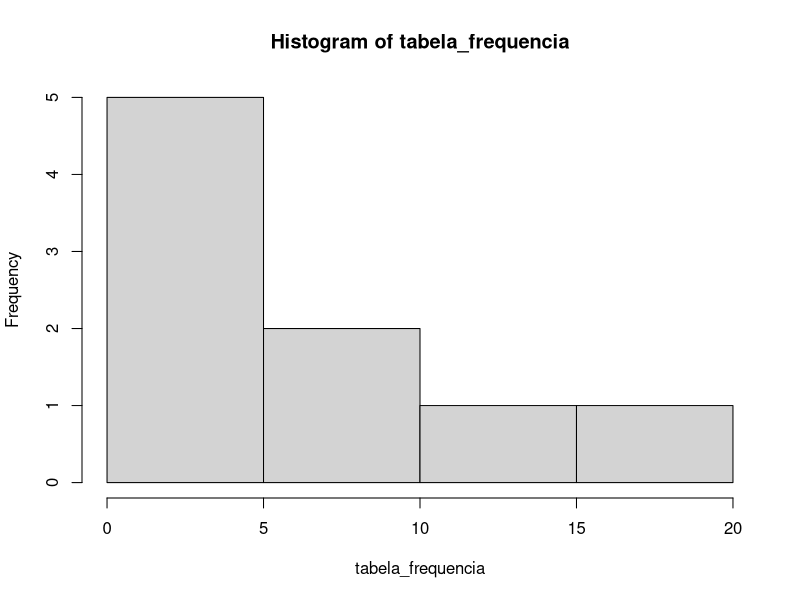
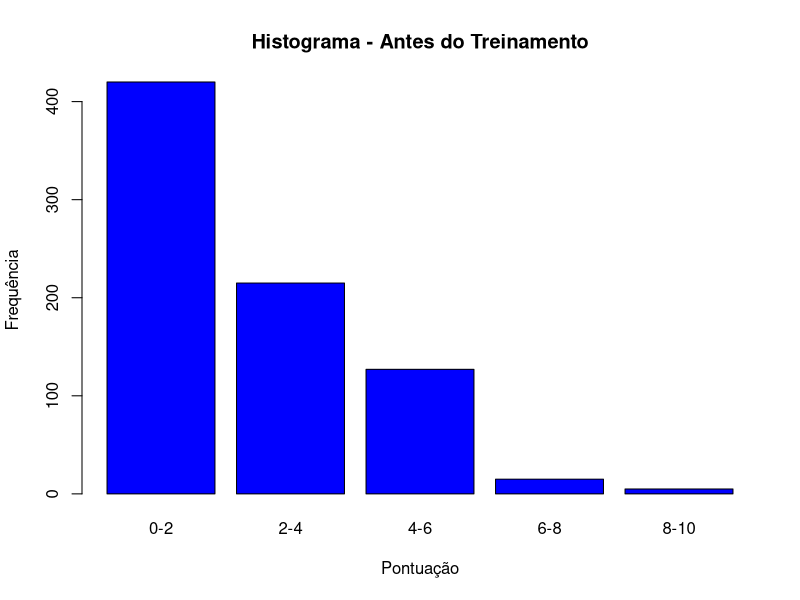
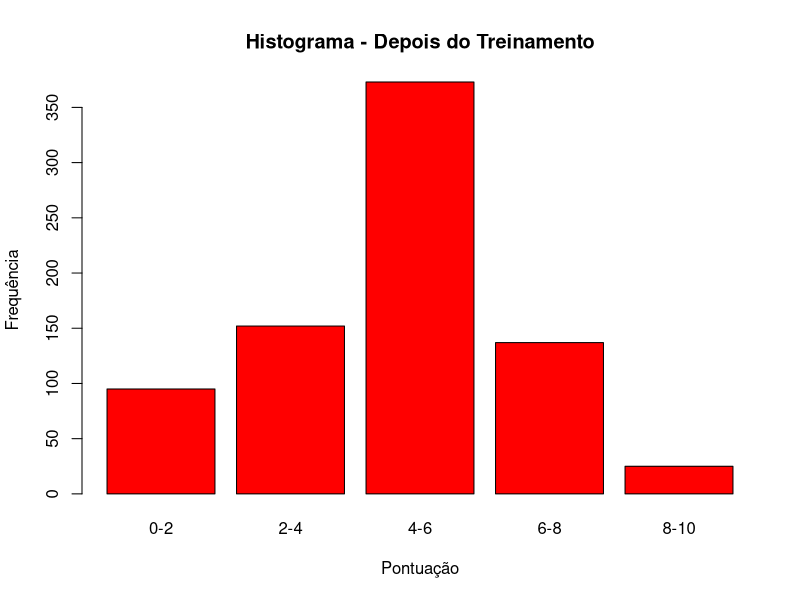

Reproduce these figures in R, in order.
numeros <- c(19.8, 20.0, 21.0, 21.1, 21.2, 21.5, 21.6, 21.7, 21.8, 21.8,
             21.9, 22.0, 22.1, 22.1, 22.1, 22.2, 22.3, 22.3, 22.3, 22.3,
             22.4, 22.4, 22.4, 22.5, 22.6, 22.6, 22.8, 23.0, 23.0, 23.1,
             23.2, 23.3, 23.5, 23.7, 23.7, 23.7, 23.8, 23.9, 23.9, 23.9,
             24.0, 24.1, 24.2, 24.2, 24.4, 24.9, 25.0, 25.2, 25.3, 25.3,
             25.6, 26.0, 27.9, 27.3, 28.6)
intervalos <- c(19.8, 21, 22, 23, 24, 25, 26, 27, 28, 29)
grupos <- cut(numeros, breaks = intervalos, right = FALSE, include.lowest = TRUE)
tabela_frequencia <- table(grupos)
tabela_porcentagem <- round(prop.table(tabela_frequencia) * 100)
tabela_porcentagem
hist(tabela_frequencia)

# Questão 2
FAT <- c(420, 215, 127, 15, 5)
FDT <- c(95, 152, 373, 137, 25)
limites <- c(0, 2, 4, 6, 8, 10)
intervalos <- paste(limites[-length(limites)], limites[-1], sep = "-")
barplot(FAT, names.arg = intervalos, main = "Histograma - Antes do Treinamento", xlab = "Pontuação", ylab = "Frequência", col = "blue")
barplot(FDT, names.arg = intervalos, main = "Histograma - Depois do Treinamento", xlab = "Pontuação", ylab = "Frequência", col = "red")
